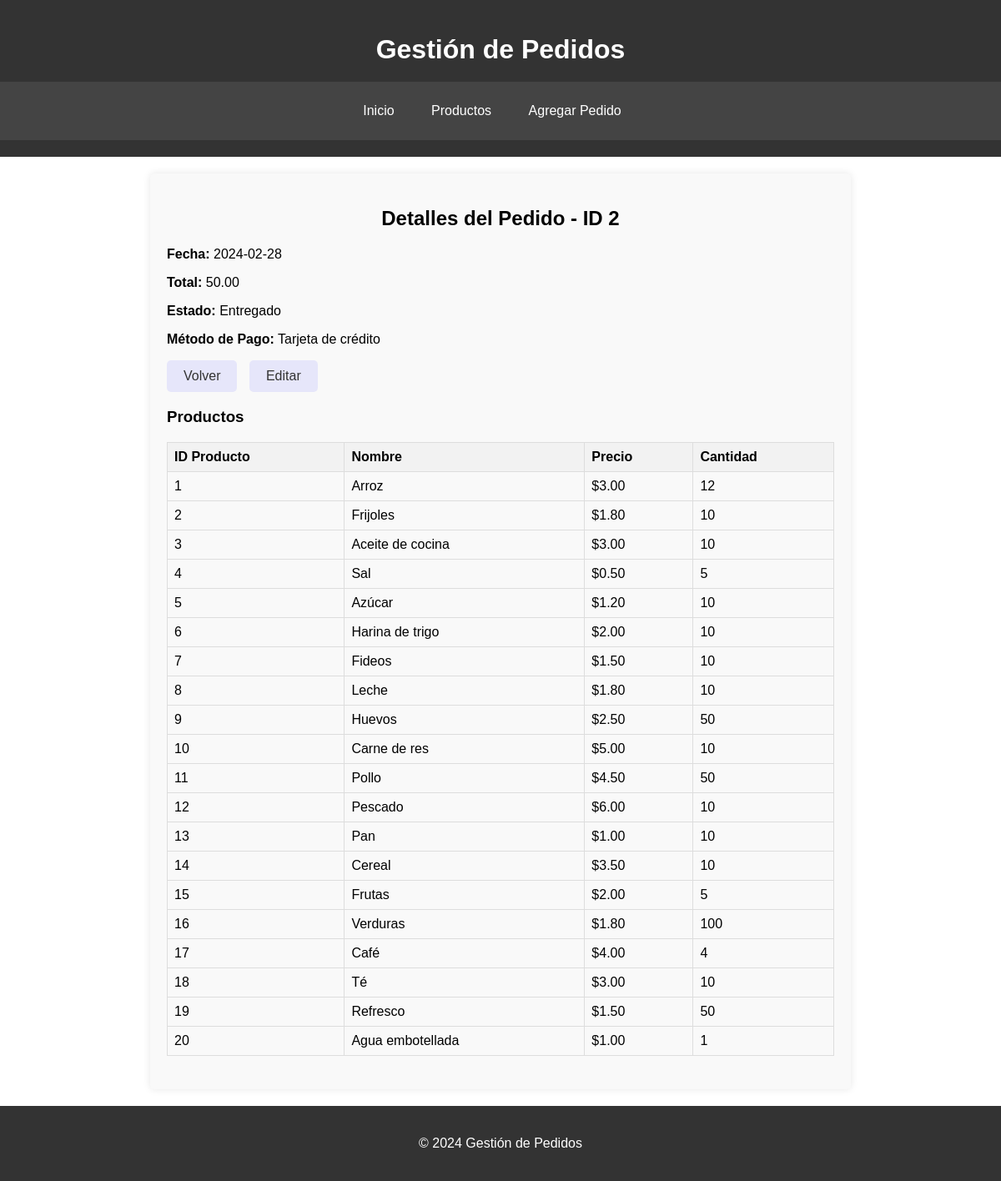
/detalles_pedido.php?id=2, run on the app's committed database.
### tables this page shows
CREATE TABLE `pedidos` (
  `ID_pedido` int(11) NOT NULL,
  `Fecha` date DEFAULT NULL,
  `Total` decimal(10,2) DEFAULT NULL,
  `Estado` varchar(50) DEFAULT NULL,
  `Metodo_pago` varchar(50) DEFAULT NULL
);

CREATE TABLE `detalle_pedido` (
  `ID_pedido` int(11) DEFAULT NULL,
  `ID_producto` int(11) DEFAULT NULL,
  `Cantidad` int(11) DEFAULT NULL
);

CREATE TABLE `productos` (
  `ID_producto` int(11) NOT NULL,
  `Nombre_producto` varchar(255) DEFAULT NULL,
  `Precio` decimal(10,2) DEFAULT NULL,
  `Stock` int(11) DEFAULT NULL,
  `Proveedor` varchar(255) DEFAULT NULL
);

### detalles_pedido.php (the view)
<?php
include_once "includes/db.php";
include_once "templates/header.php";
if (isset($_GET['id']) && is_numeric($_GET['id'])) {
    $pedido_id = $_GET['id'];
    $sql = "SELECT * FROM pedidos WHERE ID_pedido = $pedido_id";
    $result = $conn->query($sql);
    if ($result->num_rows > 0) {
        $pedido = $result->fetch_assoc();
?>
        <h2>Detalles del Pedido - ID <?php echo $pedido["ID_pedido"]; ?></h2>
        <p><strong>Fecha:</strong> <?php echo $pedido['Fecha']; ?></p>
        <p><strong>Total:</strong> <?php echo $pedido['Total']; ?></p>
        <p><strong>Estado:</strong> <?php echo $pedido['Estado']; ?></p>
        <p><strong>Método de Pago:</strong> <?php echo $pedido['Metodo_pago']; ?></p>
        <div class="button-container">
            <a href="index.php" class="styled-button">Volver</a>
            <a href="editar_pedido.php?id=<?php echo $pedido["ID_pedido"]; ?>" class="styled-button">Editar</a>
        </div>
        <h3>Productos</h3>
        <table border='1'>
            <tr><th>ID Producto</th><th>Nombre</th><th>Precio</th><th>Cantidad</th></tr>
            <?php
            $sql_productos = "SELECT dp.ID_producto, dp.Cantidad, pr.Nombre_producto, pr.Precio FROM detalle_pedido dp
                                INNER JOIN productos pr ON dp.ID_producto = pr.ID_producto
                                WHERE dp.ID_pedido = $pedido_id";
            $result_productos = $conn->query($sql_productos);
            if ($result_productos->num_rows > 0) {
                while ($producto = $result_productos->fetch_assoc()) {
                    echo "<tr>";
                    echo "<td>" . $producto["ID_producto"] . "</td>";
                    echo "<td>" . $producto["Nombre_producto"] . "</td>";
                    echo "<td>$" . $producto["Precio"] . "</td>";
                    echo "<td>" . $producto["Cantidad"] . "</td>";
                    echo "</tr>";
                }
            } else {
                echo "<tr><td colspan='4'>No hay productos asociados a este pedido.</td></tr>";
            }
            ?>
        </table>
<?php
    } else {
        echo "<p>No se encontró ningún pedido con el ID: $pedido_id</p>";
    }
} else {
    echo "<p>El ID de pedido no es válido.</p>";
}
include_once "templates/footer.php";
?>

### css/styles.css (style rules this page uses)
body { font-family: Arial, sans-serif; margin: 0; padding: 0; }
.styled-button { background-color: #e6e6fa; border: none; color: #333; padding: 10px 20px; text-align: center; text-decoration: none; display: inline-block; font-size: 16px; margin-right: 10px; border-radius: 5px; }
table { width: 100%; border-collapse: collapse; margin-bottom: 20px; }
table, th, td { border: 1px solid #ddd; }
th, td { padding: 8px; }
th { background-color: #f2f2f2; font-weight: bold; text-align: left; }
h2 { text-align: center; }
.button-container { display: inline-block; }
.button-container a { display: inline-block; margin-right: 10px; }

### data on the page
pedidos: ID_pedido "2", Fecha "2024-02-28", Total "50.00", Estado "Entregado", Metodo_pago "Tarjeta de crédito"
detalle_pedido: ID_producto "1", ID_producto.Nombre_producto "Arroz", ID_producto.Precio "3.00", Cantidad "12"
detalle_pedido: ID_producto "2", ID_producto.Nombre_producto "Frijoles", ID_producto.Precio "1.80", Cantidad "10"
detalle_pedido: ID_producto "3", ID_producto.Nombre_producto "Aceite de cocina", ID_producto.Precio "3.00", Cantidad "10"
detalle_pedido: ID_producto "4", ID_producto.Nombre_producto "Sal", ID_producto.Precio "0.50", Cantidad "5"
detalle_pedido: ID_producto "5", ID_producto.Nombre_producto "Azúcar", ID_producto.Precio "1.20", Cantidad "10"
detalle_pedido: ID_producto "6", ID_producto.Nombre_producto "Harina de trigo", ID_producto.Precio "2.00", Cantidad "10"
detalle_pedido: ID_producto "7", ID_producto.Nombre_producto "Fideos", ID_producto.Precio "1.50", Cantidad "10"
detalle_pedido: ID_producto "8", ID_producto.Nombre_producto "Leche", ID_producto.Precio "1.80", Cantidad "10"
detalle_pedido: ID_producto "9", ID_producto.Nombre_producto "Huevos", ID_producto.Precio "2.50", Cantidad "50"
detalle_pedido: ID_producto "10", ID_producto.Nombre_producto "Carne de res", ID_producto.Precio "5.00", Cantidad "10"
detalle_pedido: ID_producto "11", ID_producto.Nombre_producto "Pollo", ID_producto.Precio "4.50", Cantidad "50"
detalle_pedido: ID_producto "12", ID_producto.Nombre_producto "Pescado", ID_producto.Precio "6.00", Cantidad "10"
detalle_pedido: ID_producto "13", ID_producto.Nombre_producto "Pan", ID_producto.Precio "1.00", Cantidad "10"
detalle_pedido: ID_producto "14", ID_producto.Nombre_producto "Cereal", ID_producto.Precio "3.50", Cantidad "10"
detalle_pedido: ID_producto "15", ID_producto.Nombre_producto "Frutas", ID_producto.Precio "2.00", Cantidad "5"
detalle_pedido: ID_producto "16", ID_producto.Nombre_producto "Verduras", ID_producto.Precio "1.80", Cantidad "100"
detalle_pedido: ID_producto "17", ID_producto.Nombre_producto "Café", ID_producto.Precio "4.00", Cantidad "4"
detalle_pedido: ID_producto "18", ID_producto.Nombre_producto "Té", ID_producto.Precio "3.00", Cantidad "10"
detalle_pedido: ID_producto "19", ID_producto.Nombre_producto "Refresco", ID_producto.Precio "1.50", Cantidad "50"
detalle_pedido: ID_producto "20", ID_producto.Nombre_producto "Agua embotellada", ID_producto.Precio "1.00", Cantidad "1"
